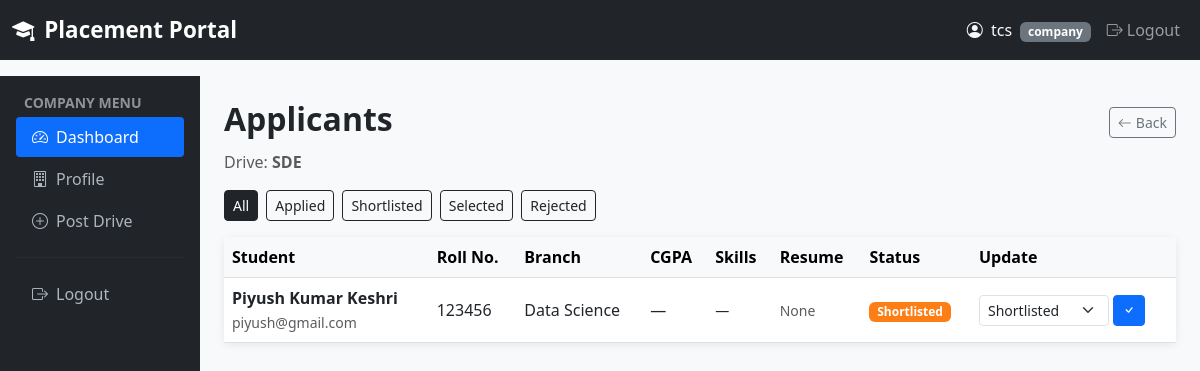
Page /company/drive/1/applications (signed in) on the committed database.
### tables this page shows
CREATE TABLE company_profile (
            id              INTEGER PRIMARY KEY AUTOINCREMENT,
            user_id         INTEGER NOT NULL REFERENCES user(id),
            company_name    TEXT    NOT NULL,
            hr_contact      TEXT,
            website         TEXT,
            industry        TEXT,
            description     TEXT,
            approval_status TEXT NOT NULL DEFAULT 'pending'
                CHECK(approval_status IN ('pending','approved','rejected','blacklisted'))
        );

CREATE TABLE placement_drive (
            id                   INTEGER PRIMARY KEY AUTOINCREMENT,
            company_id           INTEGER NOT NULL REFERENCES company_profile(id),
            job_title            TEXT    NOT NULL,
            job_description      TEXT    NOT NULL,
            eligibility_criteria TEXT,
            package              TEXT,
            location             TEXT,
            application_deadline TEXT    NOT NULL,
            status               TEXT    NOT NULL DEFAULT 'pending'
                CHECK(status IN ('pending','approved','rejected','closed')),
            created_at           TEXT    DEFAULT (datetime('now'))
        );

CREATE TABLE application (
            id         INTEGER PRIMARY KEY AUTOINCREMENT,
            student_id INTEGER NOT NULL REFERENCES student_profile(id),
            drive_id   INTEGER NOT NULL REFERENCES placement_drive(id),
            applied_at TEXT    DEFAULT (datetime('now')),
            status     TEXT    NOT NULL DEFAULT 'applied'
                CHECK(status IN ('applied','shortlisted','selected','rejected')),
            cover_note TEXT,
            UNIQUE(student_id, drive_id)
        );

CREATE TABLE user (
            id         INTEGER PRIMARY KEY AUTOINCREMENT,
            name       TEXT    NOT NULL,
            email      TEXT    NOT NULL UNIQUE,
            password   TEXT    NOT NULL,
            role       TEXT    NOT NULL CHECK(role IN ('admin','company','student')),
            is_active  INTEGER NOT NULL DEFAULT 1,
            created_at TEXT    DEFAULT (datetime('now'))
        );

CREATE TABLE student_profile (
            id             INTEGER PRIMARY KEY AUTOINCREMENT,
            user_id        INTEGER NOT NULL REFERENCES user(id),
            roll_number    TEXT    UNIQUE,
            branch         TEXT,
            semester       TEXT,
            cgpa           REAL,
            phone          TEXT,
            resume_file    TEXT,
            skills         TEXT,
            is_blacklisted INTEGER NOT NULL DEFAULT 0
        );

### app.py (the view, shortened to what this page needs)
@app.route("/company/drive/<int:did>/applications")
@company_required
def company_drive_applications(did):
    db = get_db()
    cp = db.execute("SELECT * FROM company_profile WHERE user_id=?",
                    (session["user_id"],)).fetchone()
    d  = db.execute("SELECT * FROM placement_drive WHERE id=?", (did,)).fetchone()
    if not d or d["company_id"] != cp["id"]:
        flash("Access denied.", "danger")
        return redirect(url_for("company_dashboard"))
    f = request.args.get("status", "all")
    if f == "all":
        apps = db.execute("""
            SELECT a.*, u.name AS student_name, u.email,
                   sp.roll_number, sp.branch, sp.cgpa, sp.skills, sp.resume_file
            FROM application a
            JOIN student_profile sp ON a.student_id = sp.id
            JOIN user u              ON sp.user_id   = u.id
            WHERE a.drive_id=? ORDER BY a.applied_at ASC""", (did,)).fetchall()
    return render_template("company/applications.html",
                           drive=d, applications=apps, filter_status=f)

### app.py (called while the page is built)
def get_db():
    if "db" not in g:
        g.db = sqlite3.connect(app.config["DATABASE"],
                               detect_types=sqlite3.PARSE_DECLTYPES)
        g.db.row_factory = sqlite3.Row
    return g.db

def company_required(f):
    @wraps(f)
    def decorated(*args, **kwargs):
        if session.get("user_role") != "company":
            flash("Access denied.", "danger")
            return redirect(url_for("login"))
        db = get_db()
        cp = db.execute("SELECT * FROM company_profile WHERE user_id=?",
                        (session["user_id"],)).fetchone()
        if not cp or cp["approval_status"] != "approved":
            flash("Your account is pending admin approval.", "warning")
            return redirect(url_for("login"))
        return f(*args, **kwargs)
    return decorated

### templates/company/applications.html (shortened to what this page needs)
{% extends "base.html" %}
{% block content %}
<div class="container-fluid">
  <div class="row">
    <div class="col-md-2 sidebar p-3 d-none d-md-block">
      <p class="text-white-50 small fw-bold text-uppercase px-2 mb-1">Company Menu</p>
      <a href="{{ url_for('company_dashboard') }}" class="active"><i class="bi bi-speedometer2 me-2"></i>Dashboard</a>
      <a href="{{ url_for('company_profile') }}"><i class="bi bi-building me-2"></i>Profile</a>
      <a href="{{ url_for('company_create_drive') }}"><i class="bi bi-plus-circle me-2"></i>Post Drive</a>
      <hr style="border-color:#444;">
      <a href="{{ url_for('logout') }}"><i class="bi bi-box-arrow-right me-2"></i>Logout</a>
    </div>
    <div class="col-md-10 p-4">
      <div class="d-flex justify-content-between align-items-center mb-1">
        <h2 class="fw-bold">Applicants</h2>
        <a href="{{ url_for('company_dashboard') }}" class="btn btn-outline-secondary btn-sm">
          <i class="bi bi-arrow-left me-1"></i>Back
        </a>
      </div>
      <p class="text-muted mb-3">Drive: <strong>{{ drive['job_title'] }}</strong></p>
      <div class="mb-3">
        {% for s in ['all','applied','shortlisted','selected','rejected'] %}
        <a href="{{ url_for('company_drive_applications', did=drive['id'], status=s) }}"
           class="btn btn-sm me-1 {{ 'btn-dark' if filter_status==s else 'btn-outline-dark' }}">
          {{ s | capitalize }}
        </a>
        {% endfor %}
      </div>
      <div class="card">
        <div class="card-body p-0">
          {% if applications %}
          <table class="table table-hover mb-0 align-middle">
            <thead class="table-light">
              <tr><th>Student</th><th>Roll No.</th><th>Branch</th><th>CGPA</th><th>Skills</th><th>Resume</th><th>Status</th><th>Update</th></tr>
            </thead>
            <tbody>
              {% for app in applications %}
              <tr>
                <td>
                  <strong>{{ app['student_name'] }}</strong><br>
                  <small class="text-muted">{{ app['email'] }}</small>
                </td>
                <td>{{ app['roll_number'] or '—' }}</td>
                <td>{{ app['branch'] or '—' }}</td>
                <td>{{ app['cgpa'] or '—' }}</td>
                <td><small>{{ app['skills'] or '—' }}</small></td>
                <td>
                  {% if app['resume_file'] %}
                  <a href="{{ url_for('static', filename='uploads/resumes/' + app['resume_file']) }}"
                     target="_blank" class="btn btn-outline-info btn-sm">
                    <i class="bi bi-file-earmark-pdf"></i>
                  </a>
                  {% else %}
                  <small class="text-muted">None</small>
                  {% endif %}
                </td>
                <td><span class="badge badge-{{ app['status'] }}">{{ app['status'] | capitalize }}</span></td>
                <td>
                  <form method="POST" action="{{ url_for('company_update_status', aid=app['id']) }}"
                        class="d-flex gap-1">
                    <select name="status" class="form-select form-select-sm" style="width:130px;">
                      <option value="shortlisted" {{ 'selected' if app['status']=='shortlisted' }}>Shortlisted</option>
                    </select>
                    <button type="submit" class="btn btn-primary btn-sm"><i class="bi bi-check"></i></button>
                  </form>
                </td>
              </tr>
              {% endfor %}
            </tbody>
          </table>
          {% else %}
          <p class="text-muted text-center py-5">No applications for this filter.</p>
          {% endif %}
        </div>
      </div>
    </div>
  </div>
</div>
{% endblock %}

### templates/base.html (shortened to what this page needs)
<!DOCTYPE html>
<html lang="en">
<head>
  <link href="https://cdn.jsdelivr.net/npm/bootstrap@5.3.0/dist/css/bootstrap.min.css" rel="stylesheet"/>
  <link href="https://cdn.jsdelivr.net/npm/bootstrap-icons@1.11.0/font/bootstrap-icons.css" rel="stylesheet"/>
</head>
<body>
<nav class="navbar navbar-expand-lg navbar-dark bg-dark">
  <div class="container-fluid">
    <a class="navbar-brand" href="{{ url_for('home') }}">
      <i class="bi bi-mortarboard-fill me-1"></i> Placement Portal
    </a>
    <div class="collapse navbar-collapse" id="navbarNav">
      <ul class="navbar-nav ms-auto">
        {% if session.get('user_id') %}
          <li class="nav-item">
            <span class="nav-link text-light">
              <i class="bi bi-person-circle me-1"></i>
              {{ session.get('user_name','') }}
              <span class="badge bg-secondary ms-1">{{ session.get('user_role','') }}</span>
            </span>
          </li>
          <li class="nav-item">
            <a class="nav-link" href="{{ url_for('logout') }}">
              <i class="bi bi-box-arrow-right me-1"></i>Logout
            </a>
          </li>
        {% endif %}
      </ul>
    </div>
  </div>
</nav>
{% block content %}{% endblock %}
</body>
</html>

### templates/base.html (style rules this page uses)
body { background-color: #f8f9fa; }
.navbar-brand { font-weight: 700; font-size: 1.4rem; }
.sidebar { min-height: 100vh; background: #212529; padding-top: 1rem; }
.sidebar a { color: #adb5bd; text-decoration: none; display: block; padding: .5rem 1rem; border-radius: .25rem; margin-bottom:2px; }
.sidebar a:hover, .sidebar a.active { background: #0d6efd; color: #fff; }
.card { box-shadow: 0 2px 8px rgba(0,0,0,.08); border: none; }
.badge-shortlisted { background-color: #fd7e14 !important; }

### rows in the picture
company_profile: get "tcs"
placement_drive: job_title "SDE"
application: student_name "Piyush Kumar Keshri", email "piyush@gmail.com", roll_number "123456", branch "Data Science", app "—", status "Shortlisted"

### other values in the picture
{{ session.get('user_role','') }} "company"
{{ s | capitalize }} "All" "Applied" "Shortlisted" "Selected" "Rejected"
